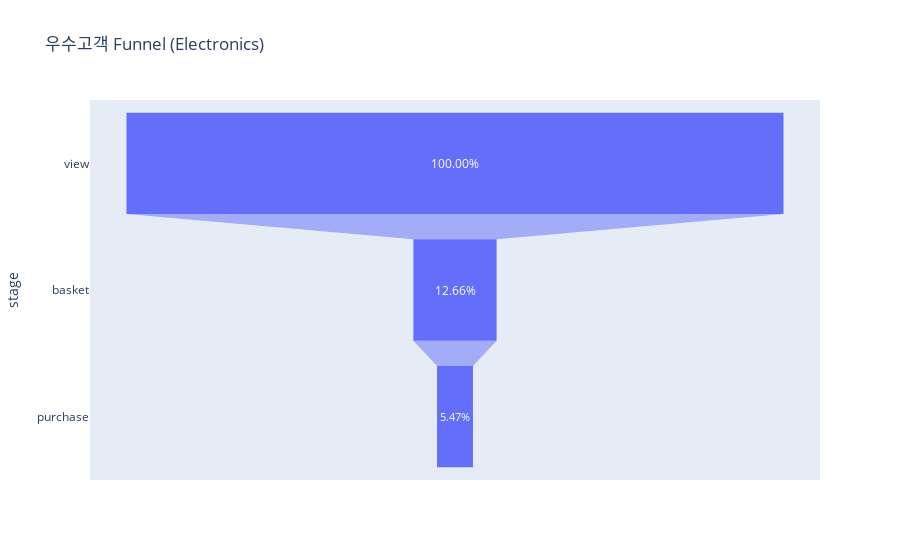

Here is the notebook cell this chart was saved with:
### Code cell
data = dict(
    number=[7447,943,407],
    stage=['view','basket','purchase'],
    rate=[1,0.12662817241842353,0.05465288035450517]
)
fig = px.funnel(data, x='rate', y='stage', title='우수고객 Funnel (Electronics)')
fig.update_traces(texttemplate="%{value:,.2%}")
fig.show()

### Figure 1 — Plotly figure (JSON) as saved in the notebook; plotly's stock layout.template omitted (floating-point values rounded to 4 significant figures)
{"data": [{"hovertemplate": "rate=%{x}<br>stage=%{y}<extra></extra>", "legendgroup": "", "marker": {"color": "#636efa"}, "name": "", "orientation": "h", "showlegend": false, "texttemplate": "%{value:,.2%}", "type": "funnel", "x": [1, 0.1266, 0.05465], "xaxis": "x", "y": ["view", "basket", "purchase"], "yaxis": "y"}], "layout": {"legend": {"tracegroupgap": 0}, "title": {"text": "우수고객 Funnel (Electronics)"}, "xaxis": {"anchor": "y", "domain": [0, 1], "title": {"text": "rate"}}, "yaxis": {"anchor": "x", "domain": [0, 1], "title": {"text": "stage"}}}}
